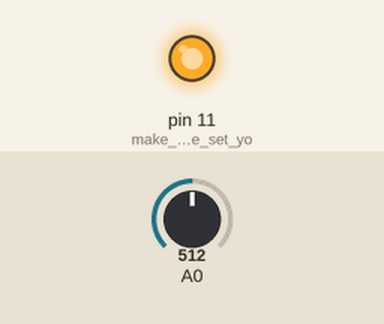
Recording of a sketch running on a simulated Arduino Uno, built with avr-gcc and run on an emulated ATmega328P. On the bench: output pins drawn as LEDs (lit = HIGH). The test bench sets the inputs (shaded band); at power-on: A0 = 512.

Above: at 1.2 s.
1.3 s: A0 set to 634
2.8 s: A0 set to 665
At 3.6 s:
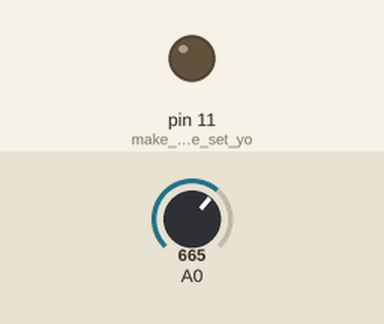
4.3 s: A0 set to 640
At 4.8 s:
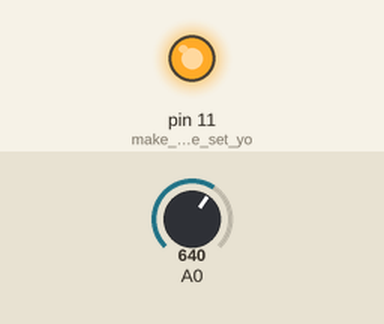
5.8 s: A0 set to 660
At 7.1 s:
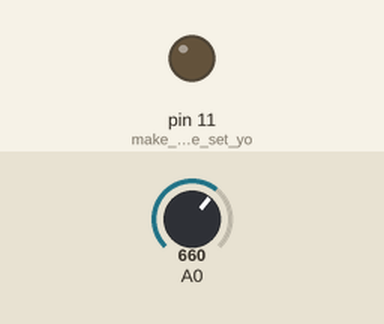
Timing chart, 0 to 8.3 s (numbered marks = the images above; inputs shaded):
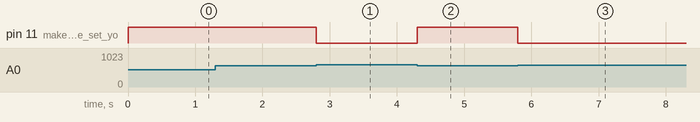

The sketch:

analog_button_relay_on.ino
```cpp
void setup() {
  pinMode(11, OUTPUT); //make sure you have set your pins as inputs or outputs
  pinMode(A0, INPUT);
}

void loop() {
  if(analogRead(A0) > 650) { //if the analog value of A0 is greater than 650 then
    digitalWrite(11, LOW); //write digital pin 11 low
  }
  else {
    digitalWrite(11, HIGH); //if it isn't higher than 650, make pin 11 high
  }
}
```

Measured:
- the behaviour switches between 650 and 651 on A0 (found by bisection; images 0 and 1)
- after the input at 1.3 s, every drawn part: stays the same
- after the input at 2.8 s, pin 11 (make_sure_you_have_set_yo): HIGH → LOW at once
- after the input at 4.3 s, pin 11 (make_sure_you_have_set_yo): LOW → HIGH at once
- after the input at 5.8 s, pin 11 (make_sure_you_have_set_yo): HIGH → LOW at once
